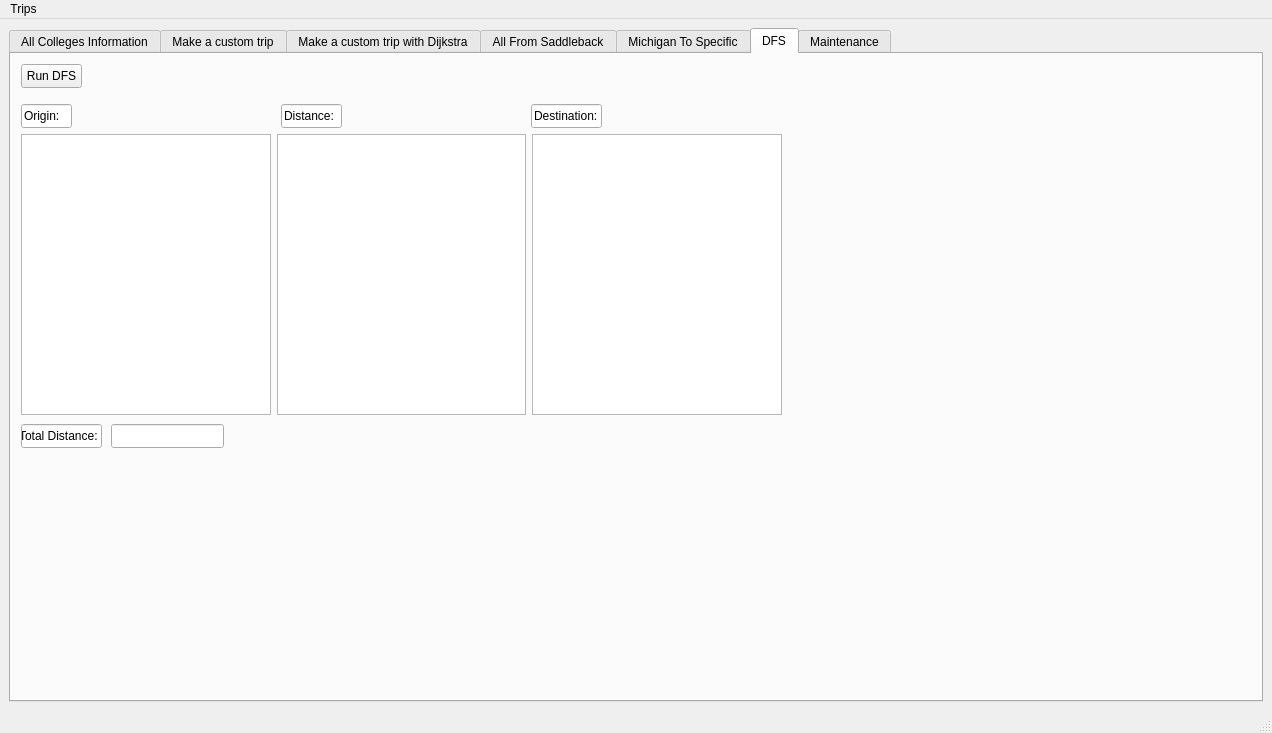
<?xml version="1.0" encoding="UTF-8"?>
<ui version="4.0">
 <class>MainWindow</class>
 <widget class="QMainWindow" name="MainWindow">
  <property name="geometry">
   <rect>
    <x>0</x>
    <y>0</y>
    <width>1272</width>
    <height>733</height>
   </rect>
  </property>
  <property name="windowTitle">
   <string>MainWindow</string>
  </property>
  <widget class="QWidget" name="centralwidget">
   <layout class="QGridLayout" name="gridLayout">
    <item row="0" column="1">
     <widget class="QTabWidget" name="tabWidget">
      <property name="currentIndex">
       <number>5</number>
      </property>
      <widget class="QWidget" name="tab">
       <attribute name="title">
        <string>All Colleges Information</string>
       </attribute>
       <widget class="QWidget" name="layoutWidget">
        <property name="geometry">
         <rect>
          <x>500</x>
          <y>450</y>
          <width>252</width>
          <height>171</height>
         </rect>
        </property>
        <layout class="QVBoxLayout" name="verticalLayout">
         <item>
          <widget class="QPushButton" name="UnderSelected">
           <property name="text">
            <string>Undergraduates for selected college</string>
           </property>
          </widget>
         </item>
         <item>
          <widget class="QPushButton" name="UnderAll">
           <property name="text">
            <string>Undergraduates for all colleges</string>
           </property>
          </widget>
         </item>
         <item>
          <widget class="QPushButton" name="UnderInitial">
           <property name="text">
            <string>Undergraduates for initial colleges</string>
           </property>
          </widget>
         </item>
        </layout>
       </widget>
       <widget class="QWidget" name="layoutWidget">
        <property name="geometry">
         <rect>
          <x>10</x>
          <y>450</y>
          <width>231</width>
          <height>171</height>
         </rect>
        </property>
        <layout class="QVBoxLayout" name="verticalLayout_2">
         <item>
          <widget class="QPushButton" name="openCA">
           <property name="text">
            <string>Sort CA Colleges</string>
           </property>
          </widget>
         </item>
         <item>
          <widget class="QPushButton" name="sortStateStart">
           <property name="text">
            <string>Sort State + Start Colleges</string>
           </property>
          </widget>
         </item>
         <item>
          <widget class="QPushButton" name="sortStart">
           <property name="text">
            <string>Sort College Names</string>
           </property>
          </widget>
         </item>
         <item>
          <widget class="QPushButton" name="sortStates">
           <property name="text">
            <string>Sort State</string>
           </property>
          </widget>
         </item>
        </layout>
       </widget>
       <widget class="QListWidget" name="campusList">
        <property name="geometry">
         <rect>
          <x>0</x>
          <y>0</y>
          <width>1241</width>
          <height>441</height>
         </rect>
        </property>
       </widget>
       <widget class="QPushButton" name="adminPop">
        <property name="geometry">
         <rect>
          <x>1130</x>
          <y>580</y>
          <width>94</width>
          <height>29</height>
         </rect>
        </property>
        <property name="text">
         <string>Admin Login</string>
        </property>
       </widget>
       <widget class="QWidget" name="layoutWidget">
        <property name="geometry">
         <rect>
          <x>250</x>
          <y>450</y>
          <width>241</width>
          <height>171</height>
         </rect>
        </property>
        <layout class="QVBoxLayout" name="verticalLayout_3">
         <item>
          <widget class="QPushButton" name="openAll">
           <property name="text">
            <string>Display Original List</string>
           </property>
          </widget>
         </item>
         <item>
          <widget class="QPushButton" name="allFromSaddleback">
           <property name="text">
            <string>Display all from Saddleback College</string>
           </property>
          </widget>
         </item>
        </layout>
       </widget>
       <widget class="QWidget" name="layoutWidget">
        <property name="geometry">
         <rect>
          <x>770</x>
          <y>520</y>
          <width>206</width>
          <height>30</height>
         </rect>
        </property>
        <layout class="QHBoxLayout" name="horizontalLayout">
         <item>
          <widget class="QLabel" name="textBrowser_2">
           <property name="enabled">
            <bool>true</bool>
           </property>
           <property name="font">
            <font>
             <pointsize>16</pointsize>
            </font>
           </property>
           <property name="text">
            <string>Undergrads:</string>
           </property>
          </widget>
         </item>
         <item>
          <widget class="QLabel" name="textBrowser">
           <property name="enabled">
            <bool>true</bool>
           </property>
           <property name="font">
            <font>
             <pointsize>16</pointsize>
            </font>
           </property>
           <property name="text">
            <string>TextLabel</string>
           </property>
          </widget>
         </item>
        </layout>
       </widget>
      </widget>
      <widget class="QWidget" name="tab_2">
       <attribute name="title">
        <string>Make a custom trip</string>
       </attribute>
       <widget class="QPushButton" name="pushButton_4">
        <property name="geometry">
         <rect>
          <x>920</x>
          <y>410</y>
          <width>80</width>
          <height>22</height>
         </rect>
        </property>
        <property name="text">
         <string>Finish</string>
        </property>
       </widget>
       <widget class="QTableWidget" name="Cart">
        <property name="geometry">
         <rect>
          <x>920</x>
          <y>30</y>
          <width>301</width>
          <height>371</height>
         </rect>
        </property>
       </widget>
       <widget class="QLabel" name="label_2">
        <property name="geometry">
         <rect>
          <x>1010</x>
          <y>410</y>
          <width>81</width>
          <height>16</height>
         </rect>
        </property>
        <property name="text">
         <string>Total Cost:</string>
        </property>
       </widget>
       <widget class="QPushButton" name="CustomConvert">
        <property name="geometry">
         <rect>
          <x>30</x>
          <y>90</y>
          <width>91</width>
          <height>22</height>
         </rect>
        </property>
        <property name="text">
         <string>ConvertToMap</string>
        </property>
       </widget>
       <widget class="QPushButton" name="AddToCart">
        <property name="geometry">
         <rect>
          <x>660</x>
          <y>60</y>
          <width>91</width>
          <height>22</height>
         </rect>
        </property>
        <property name="text">
         <string>AddSouvenir</string>
        </property>
       </widget>
       <widget class="QPushButton" name="pushButton_2">
        <property name="geometry">
         <rect>
          <x>30</x>
          <y>60</y>
          <width>80</width>
          <height>22</height>
         </rect>
        </property>
        <property name="text">
         <string>AddSelected</string>
        </property>
       </widget>
       <widget class="QLineEdit" name="GrandTotal">
        <property name="geometry">
         <rect>
          <x>1010</x>
          <y>430</y>
          <width>113</width>
          <height>21</height>
         </rect>
        </property>
       </widget>
       <widget class="QListWidget" name="CustomTripPrices">
        <property name="geometry">
         <rect>
          <x>540</x>
          <y>30</y>
          <width>111</width>
          <height>211</height>
         </rect>
        </property>
       </widget>
       <widget class="QLabel" name="label">
        <property name="geometry">
         <rect>
          <x>730</x>
          <y>110</y>
          <width>101</width>
          <height>16</height>
         </rect>
        </property>
        <property name="text">
         <string>Total Distance:</string>
        </property>
       </widget>
       <widget class="QSpinBox" name="spinBox">
        <property name="geometry">
         <rect>
          <x>660</x>
          <y>30</y>
          <width>42</width>
          <height>22</height>
         </rect>
        </property>
        <property name="maximum">
         <number>10</number>
        </property>
       </widget>
       <widget class="QTableWidget" name="SelectedCollegesList">
        <property name="geometry">
         <rect>
          <x>400</x>
          <y>250</y>
          <width>301</width>
          <height>181</height>
         </rect>
        </property>
       </widget>
       <widget class="QListWidget" name="CustomTripList">
        <property name="geometry">
         <rect>
          <x>130</x>
          <y>30</y>
          <width>251</width>
          <height>401</height>
         </rect>
        </property>
       </widget>
       <widget class="QPushButton" name="pushButton">
        <property name="geometry">
         <rect>
          <x>30</x>
          <y>30</y>
          <width>80</width>
          <height>22</height>
         </rect>
        </property>
        <property name="text">
         <string>AddStart</string>
        </property>
       </widget>
       <widget class="QListWidget" name="CustomTripSouvs">
        <property name="geometry">
         <rect>
          <x>400</x>
          <y>30</y>
          <width>131</width>
          <height>211</height>
         </rect>
        </property>
       </widget>
       <widget class="QLineEdit" name="TotalDistCR">
        <property name="geometry">
         <rect>
          <x>730</x>
          <y>130</y>
          <width>113</width>
          <height>21</height>
         </rect>
        </property>
       </widget>
      </widget>
      <widget class="QWidget" name="tab_4">
       <attribute name="title">
        <string>Make a custom trip with Dijkstra</string>
       </attribute>
       <widget class="QListWidget" name="listWidget">
        <property name="geometry">
         <rect>
          <x>400</x>
          <y>30</y>
          <width>256</width>
          <height>251</height>
         </rect>
        </property>
       </widget>
       <widget class="QLabel" name="label_9">
        <property name="geometry">
         <rect>
          <x>140</x>
          <y>430</y>
          <width>211</width>
          <height>81</height>
         </rect>
        </property>
        <property name="text">
         <string>&lt;html&gt;&lt;head/&gt;&lt;body&gt;&lt;p&gt;Please select the start of the&lt;br/&gt; trip and click &amp;quot;Add Start&amp;quot;&lt;br/&gt;&lt;br/&gt;Then select the other colleges in the order&lt;br/&gt; you wish to visit and click &amp;quot;Find Selected&amp;quot;&lt;/p&gt;&lt;/body&gt;&lt;/html&gt;</string>
        </property>
       </widget>
       <widget class="QListWidget" name="listWidget_2">
        <property name="geometry">
         <rect>
          <x>410</x>
          <y>290</y>
          <width>256</width>
          <height>192</height>
         </rect>
        </property>
       </widget>
       <widget class="QPushButton" name="addStateD">
        <property name="geometry">
         <rect>
          <x>30</x>
          <y>30</y>
          <width>91</width>
          <height>22</height>
         </rect>
        </property>
        <property name="text">
         <string>Add Start</string>
        </property>
       </widget>
       <widget class="QPushButton" name="pushButton_5">
        <property name="geometry">
         <rect>
          <x>30</x>
          <y>60</y>
          <width>91</width>
          <height>22</height>
         </rect>
        </property>
        <property name="text">
         <string>Find Selected</string>
        </property>
       </widget>
       <widget class="QPushButton" name="CustomConvert_2">
        <property name="geometry">
         <rect>
          <x>30</x>
          <y>90</y>
          <width>91</width>
          <height>22</height>
         </rect>
        </property>
        <property name="text">
         <string>ConvertToMap</string>
        </property>
       </widget>
       <widget class="QListWidget" name="CustomDijkstraList">
        <property name="geometry">
         <rect>
          <x>140</x>
          <y>30</y>
          <width>251</width>
          <height>391</height>
         </rect>
        </property>
       </widget>
      </widget>
      <widget class="QWidget" name="tab_9">
       <attribute name="title">
        <string>All From Saddleback</string>
       </attribute>
       <widget class="QLabel" name="label_4">
        <property name="geometry">
         <rect>
          <x>730</x>
          <y>100</y>
          <width>101</width>
          <height>16</height>
         </rect>
        </property>
        <property name="text">
         <string>Total Distance:</string>
        </property>
       </widget>
       <widget class="QPushButton" name="addStateD_2">
        <property name="geometry">
         <rect>
          <x>20</x>
          <y>20</y>
          <width>91</width>
          <height>22</height>
         </rect>
        </property>
        <property name="text">
         <string>Add Start</string>
        </property>
       </widget>
       <widget class="QLabel" name="label_3">
        <property name="geometry">
         <rect>
          <x>1010</x>
          <y>400</y>
          <width>81</width>
          <height>16</height>
         </rect>
        </property>
        <property name="text">
         <string>Total Cost:</string>
        </property>
       </widget>
       <widget class="QPushButton" name="CustomConvert_3">
        <property name="geometry">
         <rect>
          <x>20</x>
          <y>50</y>
          <width>91</width>
          <height>22</height>
         </rect>
        </property>
        <property name="text">
         <string>ConvertToMap</string>
        </property>
       </widget>
       <widget class="QTableWidget" name="SelectedCollegesList_2">
        <property name="geometry">
         <rect>
          <x>400</x>
          <y>240</y>
          <width>301</width>
          <height>181</height>
         </rect>
        </property>
       </widget>
       <widget class="QPushButton" name="SaddlbackFinish">
        <property name="geometry">
         <rect>
          <x>920</x>
          <y>400</y>
          <width>80</width>
          <height>22</height>
         </rect>
        </property>
        <property name="text">
         <string>Finish</string>
        </property>
       </widget>
       <widget class="QTableWidget" name="CartSaddleback">
        <property name="geometry">
         <rect>
          <x>920</x>
          <y>20</y>
          <width>301</width>
          <height>371</height>
         </rect>
        </property>
       </widget>
       <widget class="QPushButton" name="AddToCartSA">
        <property name="geometry">
         <rect>
          <x>660</x>
          <y>50</y>
          <width>91</width>
          <height>22</height>
         </rect>
        </property>
        <property name="text">
         <string>AddSouvenir</string>
        </property>
       </widget>
       <widget class="QLineEdit" name="TotalDistSA">
        <property name="geometry">
         <rect>
          <x>730</x>
          <y>120</y>
          <width>113</width>
          <height>21</height>
         </rect>
        </property>
       </widget>
       <widget class="QListWidget" name="SaddlebackTripSouvs">
        <property name="geometry">
         <rect>
          <x>400</x>
          <y>20</y>
          <width>131</width>
          <height>211</height>
         </rect>
        </property>
       </widget>
       <widget class="QListWidget" name="SaddlebackTripPrices">
        <property name="geometry">
         <rect>
          <x>540</x>
          <y>20</y>
          <width>111</width>
          <height>211</height>
         </rect>
        </property>
       </widget>
       <widget class="QListWidget" name="AllSaddlebackList">
        <property name="geometry">
         <rect>
          <x>130</x>
          <y>20</y>
          <width>251</width>
          <height>391</height>
         </rect>
        </property>
       </widget>
       <widget class="QSpinBox" name="spinBoxSA">
        <property name="geometry">
         <rect>
          <x>660</x>
          <y>20</y>
          <width>42</width>
          <height>22</height>
         </rect>
        </property>
        <property name="maximum">
         <number>10</number>
        </property>
       </widget>
       <widget class="QLineEdit" name="GrandTotalSA">
        <property name="geometry">
         <rect>
          <x>1010</x>
          <y>420</y>
          <width>113</width>
          <height>21</height>
         </rect>
        </property>
       </widget>
      </widget>
      <widget class="QWidget" name="tab_10">
       <attribute name="title">
        <string>Michigan To Specific</string>
       </attribute>
       <widget class="QListWidget" name="MichTripPrices">
        <property name="geometry">
         <rect>
          <x>540</x>
          <y>30</y>
          <width>111</width>
          <height>211</height>
         </rect>
        </property>
       </widget>
       <widget class="QListWidget" name="MichTripSouvs">
        <property name="geometry">
         <rect>
          <x>400</x>
          <y>30</y>
          <width>131</width>
          <height>211</height>
         </rect>
        </property>
       </widget>
       <widget class="QPushButton" name="AddToCartM">
        <property name="geometry">
         <rect>
          <x>660</x>
          <y>60</y>
          <width>91</width>
          <height>22</height>
         </rect>
        </property>
        <property name="text">
         <string>AddSouvenir</string>
        </property>
       </widget>
       <widget class="QLineEdit" name="TotalDistM">
        <property name="geometry">
         <rect>
          <x>730</x>
          <y>130</y>
          <width>113</width>
          <height>21</height>
         </rect>
        </property>
       </widget>
       <widget class="QTableWidget" name="CartMich">
        <property name="geometry">
         <rect>
          <x>920</x>
          <y>30</y>
          <width>301</width>
          <height>371</height>
         </rect>
        </property>
       </widget>
       <widget class="QPushButton" name="MichFinish">
        <property name="geometry">
         <rect>
          <x>920</x>
          <y>410</y>
          <width>80</width>
          <height>22</height>
         </rect>
        </property>
        <property name="text">
         <string>Finish</string>
        </property>
       </widget>
       <widget class="QPushButton" name="CustomConvert_4">
        <property name="geometry">
         <rect>
          <x>20</x>
          <y>60</y>
          <width>91</width>
          <height>22</height>
         </rect>
        </property>
        <property name="text">
         <string>ConvertToMap</string>
        </property>
       </widget>
       <widget class="QSpinBox" name="spinBoxM">
        <property name="geometry">
         <rect>
          <x>660</x>
          <y>30</y>
          <width>42</width>
          <height>22</height>
         </rect>
        </property>
        <property name="maximum">
         <number>10</number>
        </property>
       </widget>
       <widget class="QLabel" name="label_5">
        <property name="geometry">
         <rect>
          <x>730</x>
          <y>110</y>
          <width>101</width>
          <height>16</height>
         </rect>
        </property>
        <property name="text">
         <string>Total Distance:</string>
        </property>
       </widget>
       <widget class="QLabel" name="label_6">
        <property name="geometry">
         <rect>
          <x>1010</x>
          <y>410</y>
          <width>81</width>
          <height>16</height>
         </rect>
        </property>
        <property name="text">
         <string>Total Cost:</string>
        </property>
       </widget>
       <widget class="QTableWidget" name="SelectedCollegesList_3">
        <property name="geometry">
         <rect>
          <x>400</x>
          <y>250</y>
          <width>301</width>
          <height>181</height>
         </rect>
        </property>
       </widget>
       <widget class="QPushButton" name="StartMich">
        <property name="geometry">
         <rect>
          <x>20</x>
          <y>30</y>
          <width>91</width>
          <height>22</height>
         </rect>
        </property>
        <property name="text">
         <string>Add Start</string>
        </property>
       </widget>
       <widget class="QLineEdit" name="GrandTotalM">
        <property name="geometry">
         <rect>
          <x>1010</x>
          <y>430</y>
          <width>113</width>
          <height>21</height>
         </rect>
        </property>
       </widget>
       <widget class="QListWidget" name="MichSpecificList">
        <property name="geometry">
         <rect>
          <x>130</x>
          <y>30</y>
          <width>251</width>
          <height>391</height>
         </rect>
        </property>
       </widget>
      </widget>
      <widget class="QWidget" name="tab_5">
       <attribute name="title">
        <string>DFS</string>
       </attribute>
       <widget class="QPushButton" name="pushButton_6">
        <property name="geometry">
         <rect>
          <x>10</x>
          <y>10</y>
          <width>61</width>
          <height>24</height>
         </rect>
        </property>
        <property name="text">
         <string>Run DFS</string>
        </property>
       </widget>
       <widget class="QLineEdit" name="lineEdit">
        <property name="geometry">
         <rect>
          <x>10</x>
          <y>50</y>
          <width>51</width>
          <height>24</height>
         </rect>
        </property>
        <property name="text">
         <string>Origin:</string>
        </property>
        <property name="readOnly">
         <bool>true</bool>
        </property>
       </widget>
       <widget class="QLineEdit" name="lineEdit_2">
        <property name="geometry">
         <rect>
          <x>270</x>
          <y>50</y>
          <width>61</width>
          <height>24</height>
         </rect>
        </property>
        <property name="text">
         <string>Distance:</string>
        </property>
        <property name="readOnly">
         <bool>true</bool>
        </property>
       </widget>
       <widget class="QLineEdit" name="lineEdit_3">
        <property name="geometry">
         <rect>
          <x>520</x>
          <y>50</y>
          <width>71</width>
          <height>24</height>
         </rect>
        </property>
        <property name="text">
         <string>Destination:</string>
        </property>
        <property name="readOnly">
         <bool>true</bool>
        </property>
       </widget>
       <widget class="QWidget" name="layoutWidget">
        <property name="geometry">
         <rect>
          <x>10</x>
          <y>80</y>
          <width>761</width>
          <height>281</height>
         </rect>
        </property>
        <layout class="QHBoxLayout" name="horizontalLayout_2">
         <item>
          <widget class="QListWidget" name="listWidgetOrigin"/>
         </item>
         <item>
          <widget class="QListWidget" name="listWidgetDist"/>
         </item>
         <item>
          <widget class="QListWidget" name="listWidgetDest"/>
         </item>
        </layout>
       </widget>
       <widget class="QLineEdit" name="lineEdit_4">
        <property name="geometry">
         <rect>
          <x>10</x>
          <y>370</y>
          <width>81</width>
          <height>24</height>
         </rect>
        </property>
        <property name="text">
         <string>Total Distance:</string>
        </property>
        <property name="readOnly">
         <bool>true</bool>
        </property>
       </widget>
       <widget class="QLineEdit" name="lineEdit_5">
        <property name="geometry">
         <rect>
          <x>100</x>
          <y>370</y>
          <width>113</width>
          <height>24</height>
         </rect>
        </property>
        <property name="readOnly">
         <bool>true</bool>
        </property>
       </widget>
      </widget>
      <widget class="QWidget" name="tab_3">
       <attribute name="title">
        <string>Maintenance</string>
       </attribute>
       <widget class="QListWidget" name="menuAdminList">
        <property name="geometry">
         <rect>
          <x>0</x>
          <y>10</y>
          <width>1231</width>
          <height>511</height>
         </rect>
        </property>
       </widget>
       <widget class="QPushButton" name="pushButton_3">
        <property name="geometry">
         <rect>
          <x>10</x>
          <y>560</y>
          <width>151</width>
          <height>31</height>
         </rect>
        </property>
        <property name="text">
         <string>Add New Colleges</string>
        </property>
       </widget>
       <widget class="QLabel" name="label_8">
        <property name="geometry">
         <rect>
          <x>290</x>
          <y>540</y>
          <width>31</width>
          <height>16</height>
         </rect>
        </property>
        <property name="text">
         <string>Price</string>
        </property>
       </widget>
       <widget class="QTextEdit" name="itemnameText">
        <property name="geometry">
         <rect>
          <x>170</x>
          <y>560</y>
          <width>111</width>
          <height>31</height>
         </rect>
        </property>
       </widget>
       <widget class="QLineEdit" name="priceText">
        <property name="geometry">
         <rect>
          <x>170</x>
          <y>530</y>
          <width>111</width>
          <height>31</height>
         </rect>
        </property>
       </widget>
       <widget class="QLabel" name="label_7">
        <property name="geometry">
         <rect>
          <x>290</x>
          <y>570</y>
          <width>71</width>
          <height>16</height>
         </rect>
        </property>
        <property name="text">
         <string>Item Name</string>
        </property>
       </widget>
      </widget>
     </widget>
    </item>
   </layout>
  </widget>
  <widget class="QMenuBar" name="menubar">
   <property name="geometry">
    <rect>
     <x>0</x>
     <y>0</y>
     <width>1272</width>
     <height>21</height>
    </rect>
   </property>
   <widget class="QMenu" name="menuTrips">
    <property name="title">
     <string>Trips</string>
    </property>
    <addaction name="actionCustom_Trip_to_Any"/>
    <addaction name="actionCustrom_Dijkstra"/>
   </widget>
   <addaction name="menuTrips"/>
  </widget>
  <widget class="QStatusBar" name="statusbar"/>
  <action name="actionCustom_Trip_to_Any">
   <property name="text">
    <string>Custom Trip to Any</string>
   </property>
  </action>
  <action name="actionCustrom_Dijkstra">
   <property name="text">
    <string>Custrom Dijkstra</string>
   </property>
  </action>
 </widget>
 <resources/>
 <connections/>
</ui>
